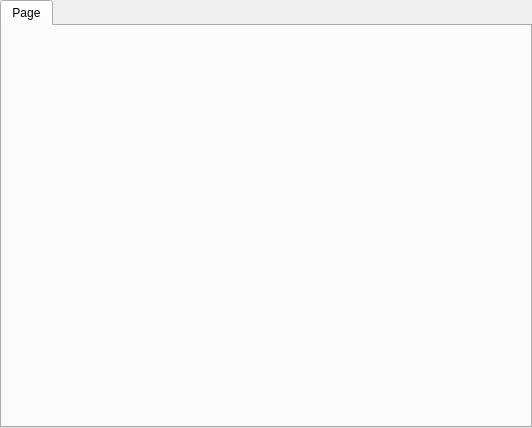
<?xml version="1.0" encoding="UTF-8"?>
<ui version="4.0">
 <class>Description</class>
 <widget class="QWidget" name="Description">
  <property name="geometry">
   <rect>
    <x>0</x>
    <y>0</y>
    <width>532</width>
    <height>428</height>
   </rect>
  </property>
  <layout class="QGridLayout" name="gridLayout">
   <property name="leftMargin">
    <number>0</number>
   </property>
   <property name="topMargin">
    <number>0</number>
   </property>
   <property name="rightMargin">
    <number>0</number>
   </property>
   <property name="bottomMargin">
    <number>0</number>
   </property>
   <item row="0" column="0">
    <widget class="KTabWidget" name="tabWidget">
     <widget class="QWidget" name="tab">
      <attribute name="title">
       <string notr="true">Page</string>
      </attribute>
     </widget>
    </widget>
   </item>
  </layout>
 </widget>
 <customwidgets>
  <customwidget>
   <class>KTabWidget</class>
   <extends>QTabWidget</extends>
   <header>ktabwidget.h</header>
   <container>1</container>
  </customwidget>
 </customwidgets>
 <resources/>
 <connections/>
</ui>
